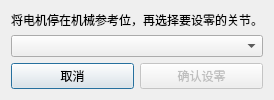
<?xml version="1.0" encoding="UTF-8"?>
<ui version="4.0">
 <class>ZeroDialog</class>
 <widget class="QDialog" name="ZeroDialog">
  <property name="windowTitle"><string>零位设定</string></property>
  <layout class="QVBoxLayout" name="layout">
   <item><widget class="QLabel" name="instructions"><property name="text"><string>将电机停在机械参考位，再选择要设零的关节。</string></property></widget></item>
   <item><widget class="QComboBox" name="jointBox">
    <property name="placeholderText"><string>选择电机</string></property>
    <item><property name="text"><string>J1</string></property></item>
    <item><property name="text"><string>J2</string></property></item>
    <item><property name="text"><string>J3</string></property></item>
    <item><property name="text"><string>J4</string></property></item>
    <item><property name="text"><string>J5</string></property></item>
    <item><property name="text"><string>J6</string></property></item>
   </widget></item>
   <item><layout class="QHBoxLayout" name="buttons">
    <item><widget class="QPushButton" name="cancelButton"><property name="text"><string>取消</string></property></widget></item>
    <item><widget class="QPushButton" name="applyButton"><property name="text"><string>确认设零</string></property><property name="enabled"><bool>false</bool></property></widget></item>
   </layout></item>
  </layout>
 </widget>
 <resources/>
 <connections/>
</ui>
